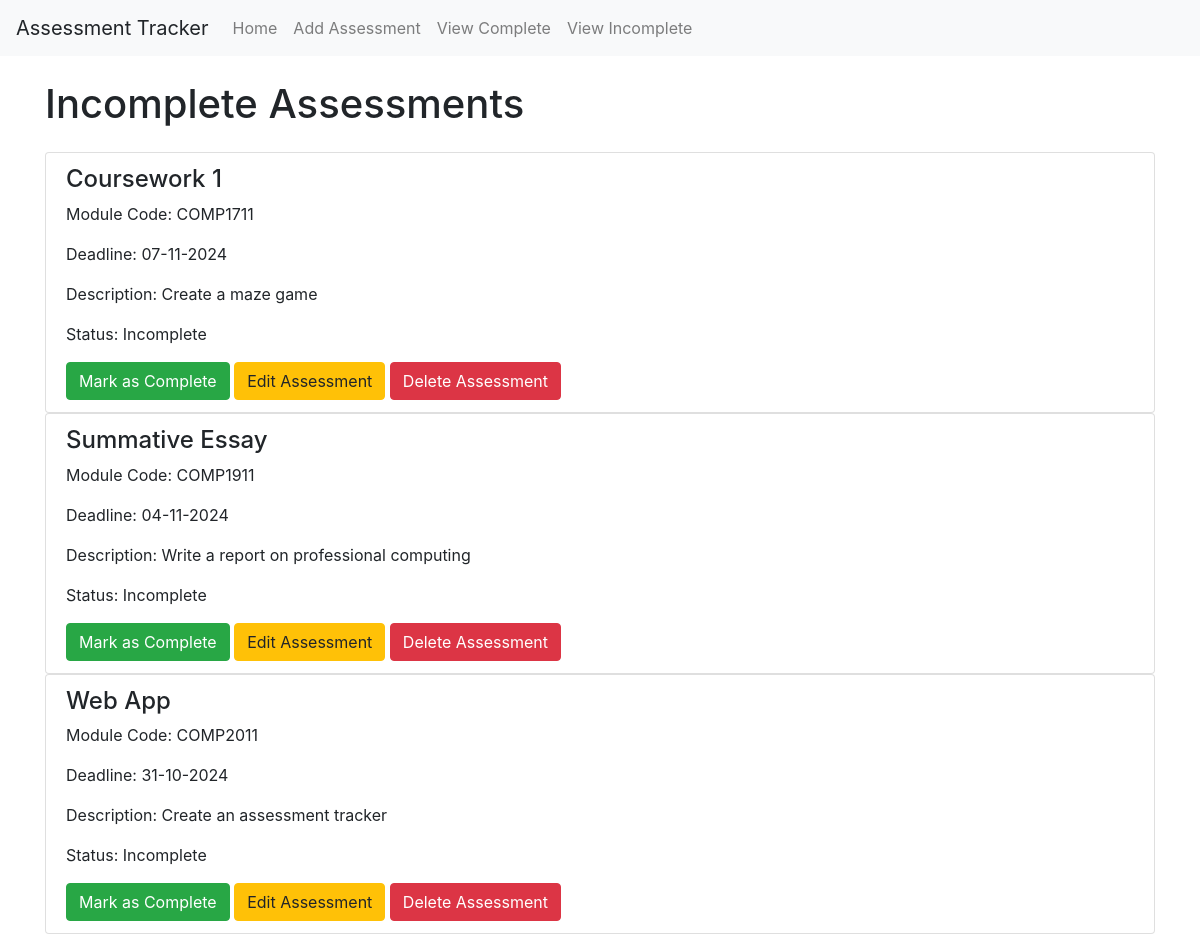
/view_incomplete, run on an earlier commit of the app's database.
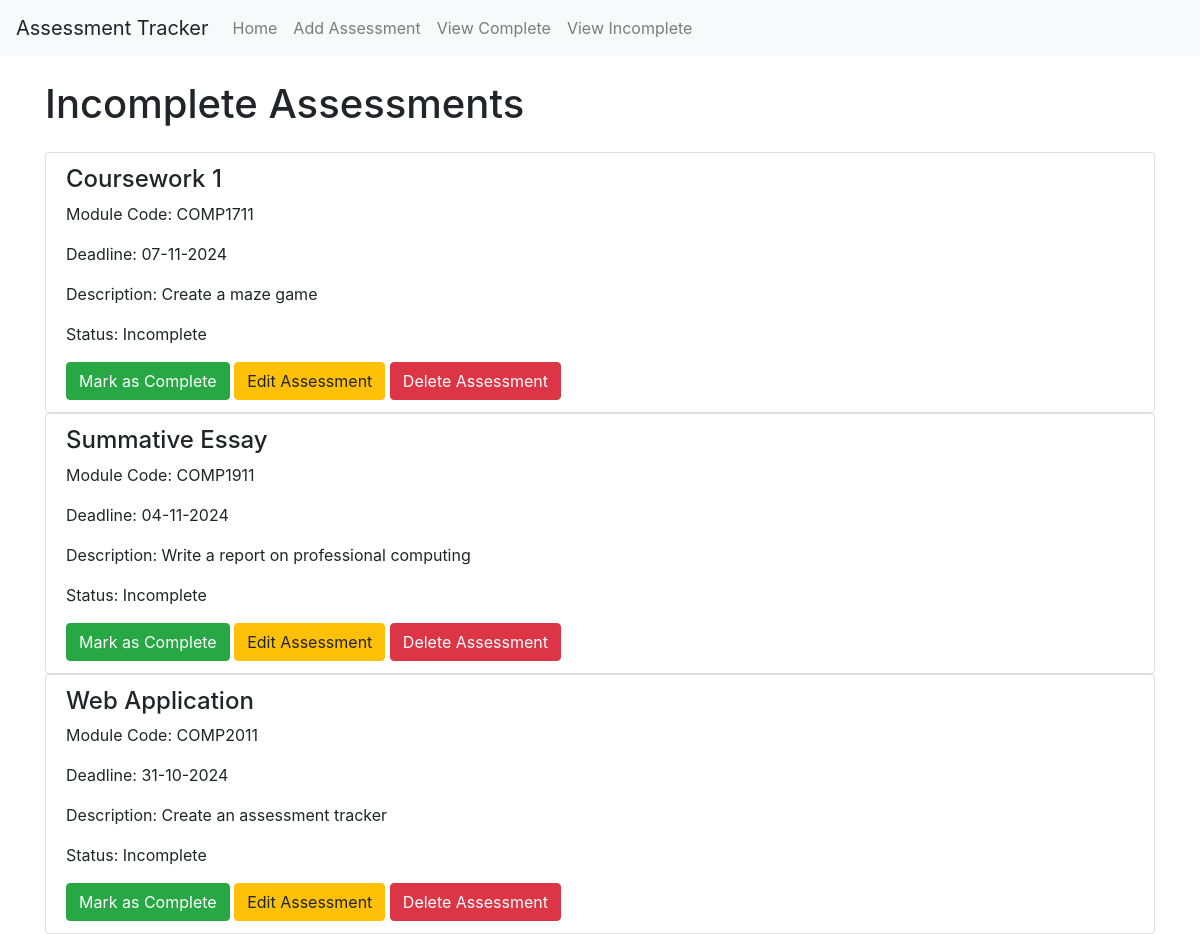
And on a later commit of the database.
### app/models.py (models this page shows)
class Assessment(db.Model):
    id = db.Column(db.Integer, primary_key=True)
    title = db.Column(db.String(100), nullable=False)
    module_code = db.Column(db.String(100), nullable=False)
    deadline = db.Column(db.DateTime, nullable=False)
    description = db.Column(db.Text, nullable=False)
    completed = db.Column(db.Boolean, default=False)

### app/views.py (the view)
@app.route('/view_incomplete')
def view_incomplete():
    incomplete_assessments = Assessment.query.filter_by(completed=False).all()
    return render_template('incomplete.html',
                           assessments=incomplete_assessments)

### app/templates/incomplete.html (shortened to what this page needs)
{% extends "base.html" %}
{% block content %}
<h1 class="my-4">Incomplete Assessments</h1>
{% if assessments %}
    {% for assessment in assessments %}
        <ul class="list-group">
            <li class="list-group-item">
                <h4>{{ assessment.title }}</h4>
                <p>Module Code: {{ assessment.module_code }}</p>
                <p>Deadline: {{ assessment.deadline.strftime('%d-%m-%Y') }}</p>
                <p>Description: {{ assessment.description }}</p>
                <p>Status: Incomplete</p>
                <a href="complete_button" class="btn btn-success">Mark as Complete</a>
                <a href="edit_assessment" class="btn btn-warning">Edit Assessment</a>
                <a href="delete_assessment" class="btn btn-danger">Delete Assessment</a>
            </li>
        </ul>
    {% endfor %}
{% else %}
    <p>No incomplete assessments found!</p>
{% endif %}
{% endblock %}

What changed in the data, as far as the page shows it:
changed Assessment "COMP2011": title "Web App" → "Web Application"
